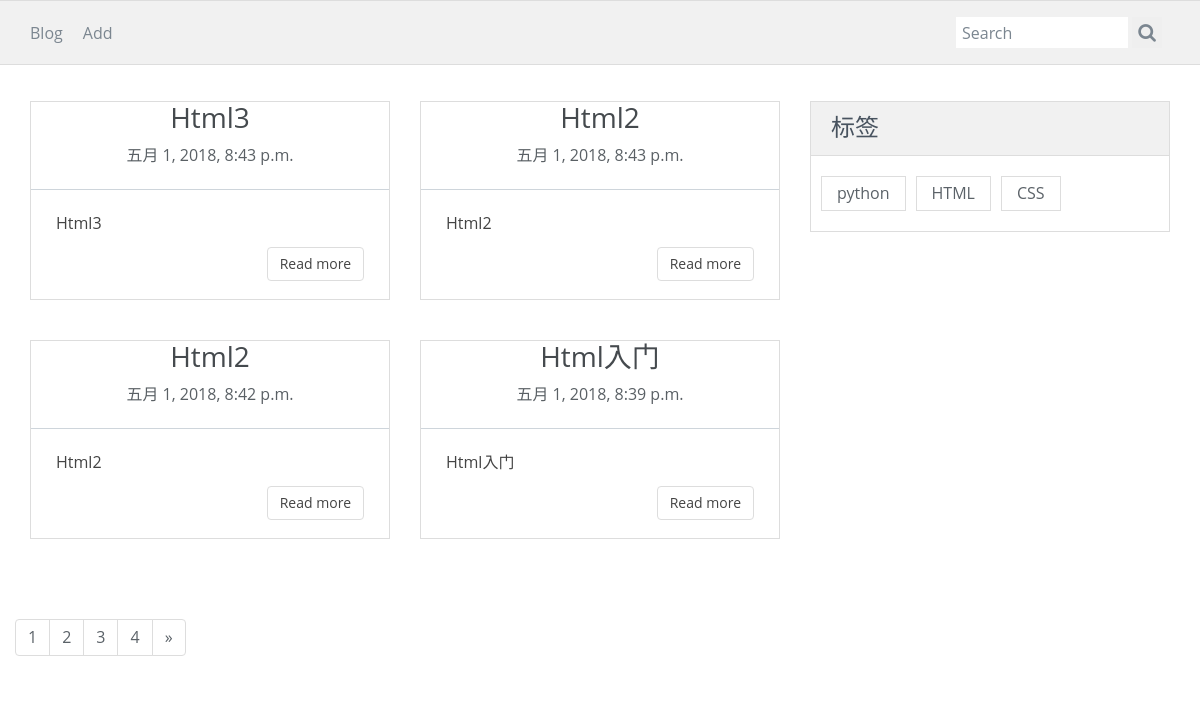
The app's page /index/ with its own data.
### blog/models.py (models this page shows, shortened)
class Article(models.Model):
    title = models.CharField('标题', max_length=50, )
    body = models.TextField('正文')
    create_at = models.DateTimeField('创建时间', auto_now_add=True)
    abstract = models.CharField('摘要', max_length=50, blank=True, null=True)
    category = models.ForeignKey(Category, null=True, on_delete=models.CASCADE)
    class Meta:
        ordering = ['-create_at']

class Category(models.Model):
    name = models.CharField("标签", max_length=20, unique=True)
    def __str__(self):
        return self.name

### blog/views.py (the view)
# urls.py: path('index/', views.index),
def index(request):
    article_list = Article.objects.all().order_by('-create_at')
    category = Category.objects.all()
    paginator = Paginator(article_list, 4, 1)  # 每页4条少于1条合并上一个页
    page = request.GET.get('page')
    try:
        article_list = paginator.page(page)
    except PageNotAnInteger:
        article_list = paginator.page(1)
    except EmptyPage:
        article_list = paginator.page(paginator.num_pages)
    return render(request, 'blog/index.html', context={'article': article_list, 'category': category})

### blog/templates/blog/index.html (shortened to what this page needs)
<!DOCTYPE html>
<html lang="en">
<head>
    {% load static %}
    <link rel="stylesheet" href="{% static 'blog/css/bootstrap.min.css' %}">
    <link rel="stylesheet" href="{% static 'blog/css/font-awesome/css/font-awesome.css' %}">
    <link rel="stylesheet" href="{% static 'blog/css/style.css' %}" id="theme-styles">
</head>
<body>
<header>
    <div class="widewrapper subheader">
        <div class="container">
            <div class="clean-breadcrumb">
                <a href="/index/">Blog</a>
            </div>
            <div class="clean-breadcrumb" style="margin-left: 20px">
                <a href="/add/">Add</a>
            </div>
            <div class="clean-searchbox">
                <form action="{% url 'search' %}" method="get" accept-charset="utf-8">
                    <input class="searchfield" id="searchbox" name='q' type="text" placeholder="Search">
                    <button class="searchbutton" type="submit">
                        <i class="fa fa-search"></i>
                    </button>
                </form>
            </div>
        </div>
    </div>
</header>
<div class="widewrapper main">
    <div class="container">
        <div class="row">
            <div class="col-md-8 blog-main">
                <div class="row">
                    {% for i in article %}
                        <div class="col-md-6 col-sm-6">
                            <article class="blog-teaser">
                                <header>
                                    <h3><a href="/detail/{{ i.id }}/">{{ i.title }}</a></h3>
                                    <span class="meta">{{ i.create_at }}</span>
                                    <hr>
                                </header>
                                <div class="body">
                                    {{ i.abstract }}
                                </div>
                                <div class="clearfix">
                                    <a href="/detail/{{ i.id }}/" class="btn btn-clean-one">Read more</a>
                                </div>
                            </article>
                        </div>
                    {% empty %}
                        <div>没有符合条件的文章</div>
                    {% endfor %}
                </div>
            </div>
            <aside class="col-md-4 blog-aside">
                <div class="aside-widget">
                    <header>
                        <h3>标签</h3>
                    </header>
                    <div class="body clearfix">
                        <ul class="tags">
                            {% for foo in category %}
                                <li><a href="/search/?q={{ foo }}">{{ foo }}</a></li>
                            {% endfor %}
                        </ul>
                    </div>
                </div>
            </aside>
        </div>
        <div class="row">
            <nav aria-label="Page navigation">
                <ul class="pagination">
                    {% for pg in article.paginator.page_range %}
                        {% if article == pg %}
                            <li class="active"><a href="?page={{ pg }}">{{ pg }}</a></li>
                        {% else %}
                            <li><a href="?page={{ pg }}">{{ pg }}</a></li>
                        {% endif %}
                    {% endfor %}
                    {% if article.has_next %}
                        <li>
                            <a href="?page={{ article.next_page_number }}" aria-label="Next">
                                <span aria-hidden="true">&raquo;</span>
                            </a>
                        </li>
                    {% endif %}
                </ul>
            </nav>
        </div>
    </div>
</div>
</body>
</html>

### blog/static/blog/css/style.css (style rules this page uses)
body { font-size: 16px; line-height: 27px; font-family: 'Open Sans', sans-serif; color: #444; background-color: #fff; }
a { color: #5b6268; }
h3 { font-size: 21px; line-height: 30px; font-weight: normal; font-family: 'Open Sans', sans-serif; }
hr { border-top-color: #ced5db; }
.fa { font-size: 24px; }
.widewrapper { background-color: #fff; }
.widewrapper.subheader { background-color: #f1f1f1; color: #444; font-size: 16px; min-height: 63px; border-top: 1px solid #ddd; border-bottom: 1px solid #ddd; }
.clean-breadcrumb { color: #7b8690; float: left; margin-top: 19px; }
.clean-breadcrumb a { color: #7b8690; }
.clean-searchbox { float: right; display: inline-block; min-width: 210px; margin-bottom: 16px; margin-top: 16px; }
.clean-searchbox form { margin: 0; }
.clean-searchbox .fa { color: #7b8690; font-size: 19px; }
.clean-searchbox .searchbutton, .clean-searchbox .searchfield { color: #7b8690; }
.clean-searchbox .searchbutton { display: inline-block; border: none; line-height: 20px; height: 31px; vertical-align: middle; }
.clean-searchbox .searchfield { border: none; height: 22px; line-height: 22px; -webkit-box-sizing: content-box; -moz-box-sizing: content-box; box-sizing: content-box; padding: 5px 6px 4px 6px; vertical-align: middle; display: inline-block; margin-bottom: 0; width: 160px; font-size: 16px; margin-left: -4px; outline: none; }
.blog-main, .blog-aside { position: relative; }
.blog-main:before, .blog-aside:before { height: 100%; content: ""; position: absolute; top: 0; width: 1px; }
.blog-main { padding-top: 36px; padding-bottom: 20px; }
.blog-main:before { right: -16px; }
.blog-aside { padding-top: 36px; }
.blog-aside:before { left: 15px; }
.aside-widget { margin-bottom: 40px; border: 1px solid #ddd; }
.aside-widget header { background-color: #f1f1f1; border-bottom: 1px solid #ddd; }
.aside-widget header h3 { font-size: 24px; padding: 10px 20px 3px 20px; margin-top: 0; color: #48535f; }
.aside-widget .body { margin: 10px 0; padding: 5px; }
.aside-widget a { color: #5b6268; }
.tags { list-style: none; margin: 0; padding-left: 0; }
.tags li { float: left; }
.tags li a { padding: 3px 15px; display: inline-block; margin: 5px; border: 1px solid rgb(221, 221, 221); }
.blog-teaser { background-color: #fff; border: 1px solid #ddd; margin-bottom: 40px; }
.blog-teaser header { text-align: center; }
.blog-teaser header h3 { color: #454a4e; margin-top: 0; font-size: 28px; margin-bottom: 10px; }
.blog-teaser header h3 a, .blog-teaser header h3 a:focus, .blog-teaser header h3 a:hover { color: #454a4e; }
.blog-teaser header .meta { color: #5a6065; }
.blog-teaser header hr { border-top-color: #ced5db; border-bottom: none; }
.blog-teaser .body { padding-right: 25px; padding-left: 25px; margin-bottom: 10px; color: #444; }
.blog-teaser .btn { float: right; margin-right: 25px; margin-bottom: 18px; }
.meta { margin-bottom: 30px; }
.btn-clean-one { color: #444; border: 1px solid #ddd; }

### records on screen
Article: title "Html3", create_at "五月 1, 2018, 8:43 p.m.", abstract "Html3"
Article: title "Html2", create_at "五月 1, 2018, 8:43 p.m.", abstract "Html2"
Article: title "Html2", create_at "五月 1, 2018, 8:42 p.m.", abstract "Html2"
Article: title "Html入门", create_at "五月 1, 2018, 8:39 p.m.", abstract "Html入门"
Category: name "python"
Category: name "HTML"
Category: name "CSS"

### other values on screen
{{ pg }} "1" "2" "3" "4"
